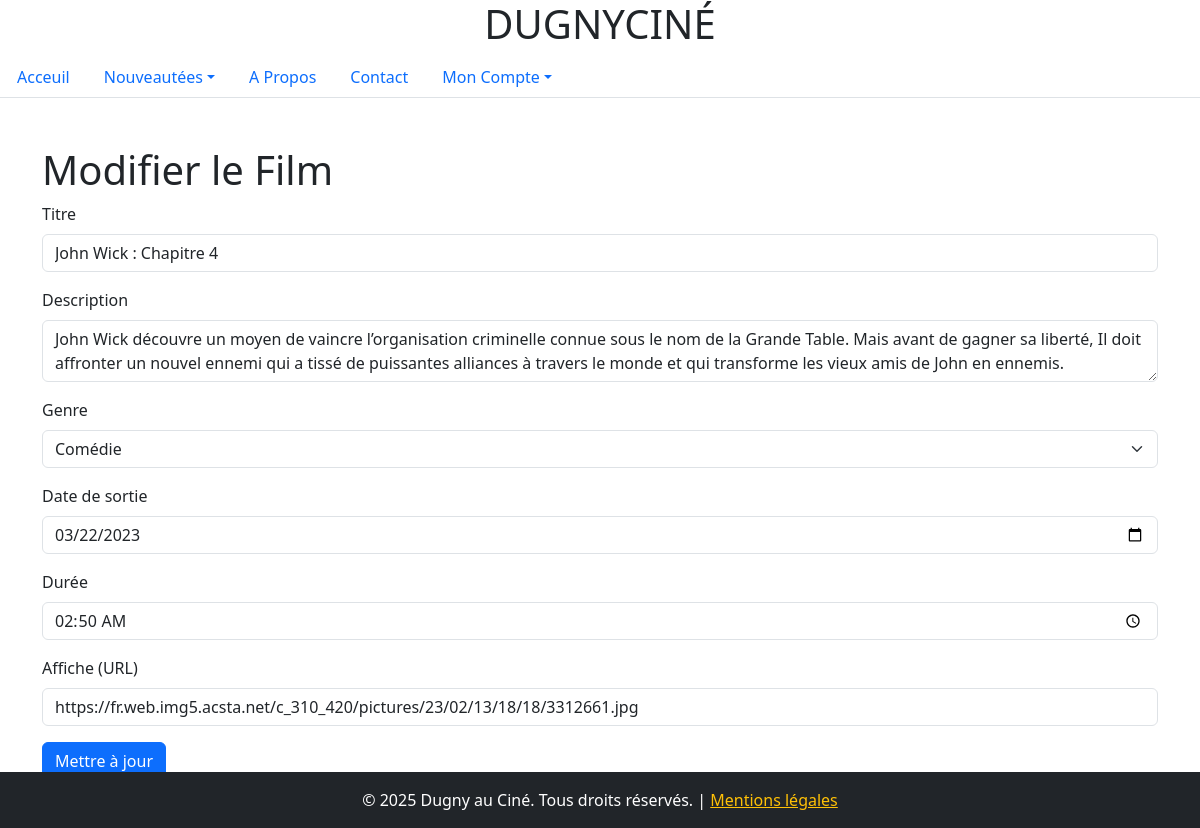
The page /vue/film_update.php?id=5 on the database its author committed.
### tables this page shows
CREATE TABLE IF NOT EXISTS `films` (
                                       `id_film` int NOT NULL AUTO_INCREMENT,
                                       `titre` varchar(255) NOT NULL,
                                       `description` varchar(2048) DEFAULT NULL,
                                       `genre` enum('Comédie','Drame','Thriller','Action','Horreur','Science-fiction','Fantastique') NOT NULL,
                                       `sortie` date NOT NULL,
                                       `duree` time NOT NULL,
                                       `affiche` varchar(2048) DEFAULT NULL,
                                       PRIMARY KEY (`id_film`)
);

### src/repository/FilmsRepository.php (called while the page is built, shortened)
<?php
class FilmsRepository {
    private $bdd;
    function __construct() {
        $this->bdd = new Config();
    }
    public function getFilmById($id) {
        $films=  $this->bdd->connexion()->prepare("SELECT * FROM films WHERE id_film = :id");
        $films->execute(["id"=>$id]);
        $filmObj= new Films($films->fetch(PDO::FETCH_ASSOC));
        return $filmObj;
    }
}

### src/bdd/Config.php (called while the page is built)
<?php
class Config
{
    private $nomBDD = 'projets_cinema';
    private $serveur = 'localhost';
    private $user= 'root';
    private $password = '';
    private $bdd;
    public function __construct()
    {
        $this->bdd = new PDO("mysql:dbname=".$this->nomBDD.";host=".$this->serveur, $this->user, $this->password);
    }
    public function connexion(){
        return $this->bdd;
    }
}

### src/modele/Films.php (called while the page is built, shortened)
<?php
class Films{
    private $titre;
    private $description;
    private $genre;
    private $duree;
    private $affiche;
    private $sortie;
    public function hydrate($donnees)
    {
        foreach ($donnees as $key => $value) {
            $method = 'set' . ucfirst($key);
        }
    }
    public function getTitre(){
        return $this->titre;
    }
    public function setTitre($titre){
        $this->titre = $titre;
    }
    public function getDescription(){
        return $this->description;
    }
    public function setDescription($description){
        $this->description = $description;
    }
    public function getAffiche(){
        return $this->affiche;
    }
    public function setAffiche($affiche){
        $this->affiche = $affiche;
    }
    public function getDuree(){
        return $this->duree;
    }
    public function setDuree($duree){
        $this->duree = $duree;
    }
    public function getGenre(){
        return $this->genre;
    }
    public function setGenre($genre){
        $this->genre = $genre;
    }
    public function getSortie()
    {
        return $this->sortie;
    }
    public function setSortie($sortie)
    {
        $this->sortie = $sortie;
    }
}

### vue/film_update.php (the view, shortened to what this page needs)
<?php
include('header.php');
require_once "../src/modele/Films.php";
require_once "../src/repository/FilmsRepository.php";
$filmRepository = new FilmsRepository();
$films = $filmRepository->getFilmById($_GET["id"]);
?>
<div class="container py-5">
    <h1>Modifier le Film</h1>
    <form method="POST">
        <div class="mb-3">
            <label for="titre" class="form-label">Titre</label>
            <input type="text" class="form-control" id="titre" name="titre" value="<?= htmlspecialchars($films->getTitre()) ?>" required>
        </div>
        <div class="mb-3">
            <label for="description" class="form-label">Description</label>
            <textarea class="form-control" id="description" name="description"><?= htmlspecialchars($films->getDescription()) ?></textarea>
        </div>
        <div class="mb-3">
            <label for="genre" class="form-label">Genre</label>
            <select class="form-select" id="genre" name="genre" required>
                <option value="Comédie" <?= htmlspecialchars($films->getGenre()) ?>>Comédie</option>
            </select>
        </div>
        <div class="mb-3">
            <label for="sortie" class="form-label">Date de sortie</label>
            <input type="date" class="form-control" id="sortie" name="sortie" value="<?= htmlspecialchars($films->getSortie()) ?>" required>
        </div>
        <div class="mb-3">
            <label for="duree" class="form-label">Durée</label>
            <input type="time" class="form-control" id="duree" name="duree" value="<?= htmlspecialchars($films->getDuree()) ?>" required>
        </div>
        <div class="mb-3">
            <label for="affiche" class="form-label">Affiche (URL)</label>
            <input type="url" class="form-control" id="affiche" name="affiche" value="<?= htmlspecialchars($films->getAffiche()) ?>">
        </div>
        <button type="submit" class="btn btn-primary">Mettre à jour</button>
    </form>
</div>
<?php include('footer.php') ?>

### rows shown on the page
films: titre "John Wick : Chapitre 4", description "John Wick découvre un moyen de vaincre l’organisation criminelle connue sous le nom de la Grande Table. Mais avant de gagner sa liberté, Il doit affronter un nouvel ennemi qui a tissé de puissantes alliances à travers le monde et qui transforme les vieux amis de John en ennemis.", sortie "03/22/2023", duree "02:50:00", affiche "https://fr.web.img5.acsta.net/c_310_420/pictures/23/02/13/18/18/3312661.jpg"
